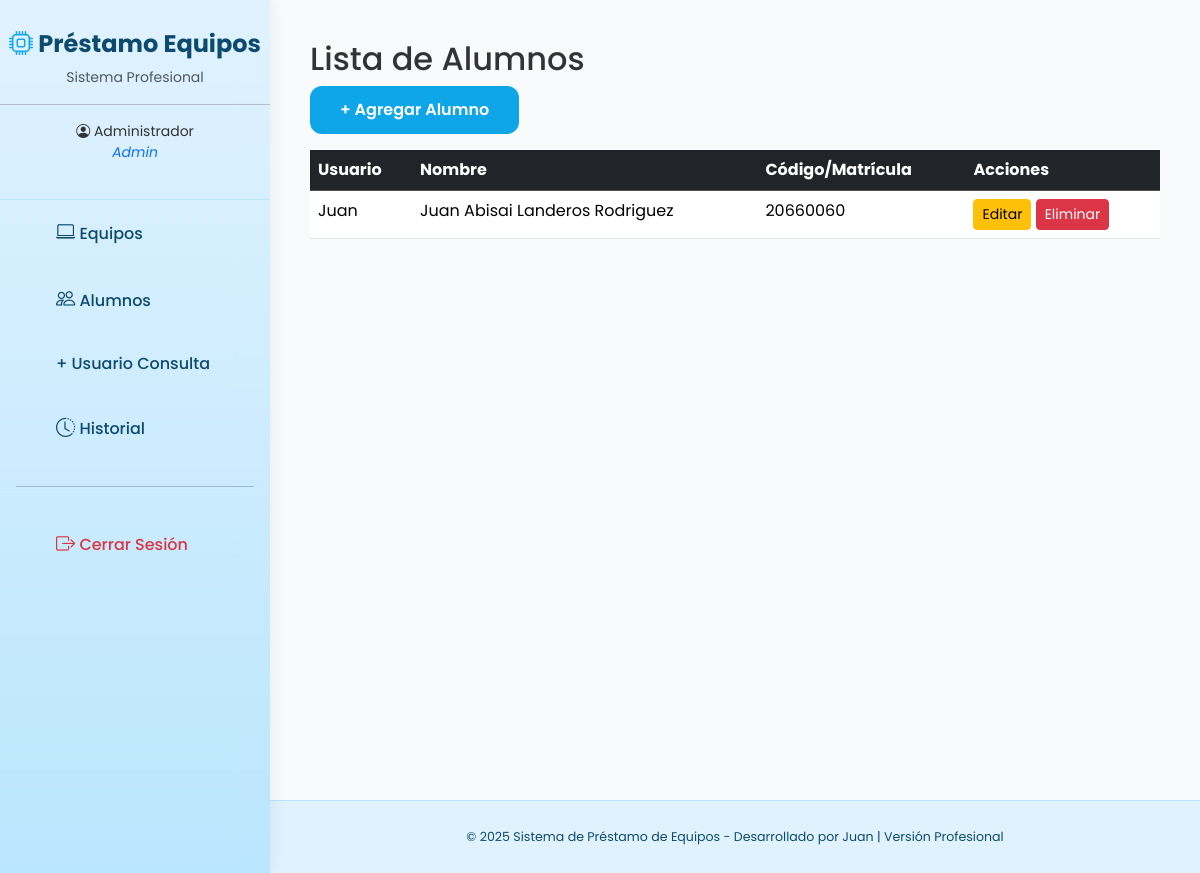
/alumnos (signed in), run on the app's committed database.
### models.py (models this page shows, shortened)
class User(UserMixin, db.Model):
    id = db.Column(db.Integer, primary_key=True)
    username = db.Column(db.String(80), unique=True, nullable=False)
    password_hash = db.Column(db.String(256), nullable=False)
    role = db.Column(db.String(20), nullable=False)  # 'admin', 'alumno' o 'consulta'
    nombre = db.Column(db.String(100), nullable=False)
    codigo = db.Column(db.String(20), unique=True)  # matrícula para alumnos

### app.py (the view)
@app.route('/alumnos')
@login_required
def alumnos():
    if current_user.role not in ['admin', 'consulta']:
        flash('Acceso denegado')
        return redirect(url_for('historial'))
    alumnos_list = User.query.filter_by(role='alumno').all()
    return render_template('alumnos/lista.html', alumnos=alumnos_list)

### app.py (called while the page is built)
@login_manager.user_loader
def load_user(user_id):
    return User.query.get(int(user_id))

### templates/alumnos/lista.html (shortened to what this page needs)
{% extends "base.html" %}
{% block content %}
<h2>Lista de Alumnos</h2>
{% if current_user.role == 'admin' %}
<a href="{{ url_for('nuevo_alumno') }}" class="btn btn-primary mb-3">+ Agregar Alumno</a>
{% endif %}
{% if alumnos|length == 0 %}
<div class="alert alert-info">No hay alumnos registrados.</div>
{% else %}
<table class="table table-hover">
    <thead class="table-dark">
        <tr>
            <th>Usuario</th>
            <th>Nombre</th>
            <th>Código/Matrícula</th>
            {% if current_user.role == 'admin' %}
            <th>Acciones</th>
            {% endif %}
        </tr>
    </thead>
    <tbody>
        {% for a in alumnos %}
        <tr>
            <td>{{ a.username }}</td>
            <td>{{ a.nombre }}</td>
            <td>{{ a.codigo }}</td>
            {% if current_user.role == 'admin' %}
            <td>
                <a href="{{ url_for('editar_alumno', alumno_id=a.id) }}" class="btn btn-warning btn-sm">Editar</a>
                <a href="{{ url_for('eliminar_alumno', alumno_id=a.id) }}"
                   class="btn btn-danger btn-sm"
                   onclick="return confirm('¿Estás seguro de eliminar este alumno y todos sus préstamos?')">
                   Eliminar
                </a>
            </td>
            {% endif %}
        </tr>
        {% endfor %}
    </tbody>
</table>
{% endif %}
{% endblock %}

### templates/base.html (shortened to what this page needs)
<!doctype html>
<html lang="es">
<head>
    <link href="https://cdn.jsdelivr.net/npm/bootstrap@5.3.3/dist/css/bootstrap.min.css" rel="stylesheet">
    <link rel="stylesheet" href="https://cdn.jsdelivr.net/npm/bootstrap-icons@1.11.3/font/bootstrap-icons.min.css">
</head>
<body>
    {% if current_user.is_authenticated %}
    <div class="sidebar">
        <div class="sidebar-header">
            <h4><i class="bi bi-cpu" style="color: #0ea5e9;"></i> Préstamo Equipos</h4>
            <p class="small text-muted mt-2">Sistema Profesional</p>
            <hr>
            <p class="small"><i class="bi bi-person-circle"></i> {{ current_user.nombre }}<br><em class="text-primary">{{ current_user.role | capitalize }}</em></p>
        </div>
        <nav class="nav flex-column px-3">
            {% if current_user.role == 'admin' %}
            <a class="nav-link" href="{{ url_for('equipos') }}"><i class="bi bi-laptop"></i> Equipos</a>
            <a class="nav-link" href="{{ url_for('alumnos') }}"><i class="bi bi-people"></i> Alumnos</a>
            <li class="nav-item"><a class="nav-link" href="{{ url_for('nuevo_consulta') }}">+ Usuario Consulta</a></li>
            {% elif current_user.role == 'alumno' %}
            <a class="nav-link" href="{{ url_for('nuevo_prestamo') }}"><i class="bi bi-plus-circle"></i> Solicitar Préstamo</a>
            <a class="nav-link" href="{{ url_for('prestamos') }}"><i class="bi bi-list-check"></i> Mis Préstamos</a>
            {% elif current_user.role == 'consulta' %}
            <a class="nav-link" href="{{ url_for('alumnos') }}"><i class="bi bi-eye"></i> Ver Alumnos</a>
            {% endif %}
            <a class="nav-link" href="{{ url_for('historial') }}"><i class="bi bi-clock-history"></i> Historial</a>
            <hr class="my-4">
            <a class="nav-link text-danger" href="{{ url_for('logout') }}"><i class="bi bi-box-arrow-right"></i> Cerrar Sesión</a>
        </nav>
    </div>
    {% endif %}
    <div class="main-content">
        {% block content %}{% endblock %}
    </div>
    {% if current_user.is_authenticated %}
    <footer>
        <small>© 2025 Sistema de Préstamo de Equipos - Desarrollado por Juan | Versión Profesional</small>
    </footer>
    {% endif %}
</body>
</html>

### templates/base.html (style rules this page uses)
body { background-color: #f0f4f8; font-family: 'Poppins', sans-serif; color: #333; }
.sidebar { position: fixed; top: 0; bottom: 0; left: 0; width: 270px; background: linear-gradient(to bottom, #e0f2fe, #bae6fd); padding: 30px 0; box-shadow: 4px 0 15px rgba(0,0,0,0.05); z-index: 1000; }
.sidebar-header { text-align: center; padding-bottom: 20px; border-bottom: 1px solid #bae6fd; }
.sidebar-header h4 { color: #0c4a6e; font-weight: 700; }
.sidebar .nav-link { color: #0c4a6e; padding: 14px 25px; font-weight: 500; border-radius: 0 12px 12px 0; margin: 5px 15px; transition: all 0.3s; }
.sidebar .nav-link i { width: 30px; font-size: 1.2rem; }
.main-content { margin-left: 270px; padding: 40px; min-height: 100vh; background-color: #f8fafc; }
.btn-primary { background-color: #0ea5e9; border: none; border-radius: 12px; padding: 12px 30px; font-weight: 600; }
footer { margin-left: 270px; padding: 25px; background-color: #e0f2fe; color: #0c4a6e; text-align: center; font-size: 0.9rem; border-top: 1px solid #bae6fd; }

### data on the page
User: nombre "Administrador", role "Admin"
User: username "Juan", nombre "Juan Abisai Landeros Rodriguez", codigo "20660060"
